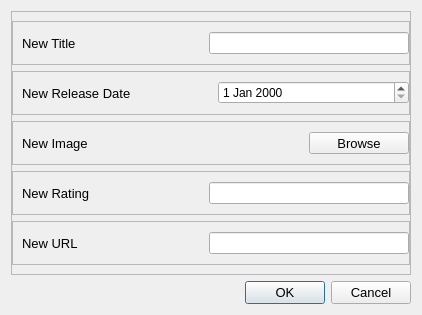
<?xml version="1.0" encoding="UTF-8"?>
<ui version="4.0">
 <class>AddDialog</class>
 <widget class="QDialog" name="AddDialog">
  <property name="geometry">
   <rect>
    <x>0</x>
    <y>0</y>
    <width>422</width>
    <height>315</height>
   </rect>
  </property>
  <property name="windowTitle">
   <string>Add New Appointment</string>
  </property>
  <property name="windowIcon">
   <iconset>
    <normaloff>sidebar/Crunchyroll_Logo.png</normaloff>sidebar/Crunchyroll_Logo.png</iconset>
  </property>
  <layout class="QVBoxLayout" name="verticalLayout">
   <item>
    <widget class="QFrame" name="frame">
     <property name="frameShape">
      <enum>QFrame::StyledPanel</enum>
     </property>
     <property name="frameShadow">
      <enum>QFrame::Raised</enum>
     </property>
     <layout class="QVBoxLayout" name="verticalLayout_2">
      <property name="leftMargin">
       <number>0</number>
      </property>
      <property name="rightMargin">
       <number>0</number>
      </property>
      <item>
       <widget class="QFrame" name="titleFrame">
        <property name="frameShape">
         <enum>QFrame::StyledPanel</enum>
        </property>
        <property name="frameShadow">
         <enum>QFrame::Raised</enum>
        </property>
        <layout class="QHBoxLayout" name="horizontalLayout">
         <property name="spacing">
          <number>20</number>
         </property>
         <property name="rightMargin">
          <number>0</number>
         </property>
         <item>
          <widget class="QLabel" name="titleLabel">
           <property name="minimumSize">
            <size>
             <width>100</width>
             <height>0</height>
            </size>
           </property>
           <property name="font">
            <font>
             <pointsize>10</pointsize>
            </font>
           </property>
           <property name="text">
            <string>New Title</string>
           </property>
          </widget>
         </item>
         <item>
          <widget class="QLineEdit" name="titleInput">
           <property name="maximumSize">
            <size>
             <width>200</width>
             <height>16777215</height>
            </size>
           </property>
          </widget>
         </item>
        </layout>
       </widget>
      </item>
      <item>
       <widget class="QFrame" name="appointment">
        <property name="frameShape">
         <enum>QFrame::StyledPanel</enum>
        </property>
        <property name="frameShadow">
         <enum>QFrame::Raised</enum>
        </property>
        <layout class="QHBoxLayout" name="horizontalLayout_2">
         <property name="spacing">
          <number>5</number>
         </property>
         <property name="rightMargin">
          <number>0</number>
         </property>
         <item>
          <widget class="QLabel" name="releasedateLabel">
           <property name="minimumSize">
            <size>
             <width>100</width>
             <height>0</height>
            </size>
           </property>
           <property name="font">
            <font>
             <pointsize>10</pointsize>
            </font>
           </property>
           <property name="text">
            <string>New Release Date</string>
           </property>
          </widget>
         </item>
         <item>
          <widget class="QDateEdit" name="releasedateInput">
           <property name="maximumSize">
            <size>
             <width>200</width>
             <height>16777215</height>
            </size>
           </property>
          </widget>
         </item>
        </layout>
       </widget>
      </item>
      <item>
       <widget class="QFrame" name="imageFrame">
        <property name="frameShape">
         <enum>QFrame::StyledPanel</enum>
        </property>
        <property name="frameShadow">
         <enum>QFrame::Raised</enum>
        </property>
        <layout class="QHBoxLayout" name="horizontalLayout_3">
         <property name="spacing">
          <number>20</number>
         </property>
         <property name="rightMargin">
          <number>0</number>
         </property>
         <item>
          <widget class="QLabel" name="imageLabel">
           <property name="minimumSize">
            <size>
             <width>100</width>
             <height>0</height>
            </size>
           </property>
           <property name="font">
            <font>
             <pointsize>10</pointsize>
            </font>
           </property>
           <property name="text">
            <string>New Image</string>
           </property>
          </widget>
         </item>
         <item>
          <widget class="QToolButton" name="uploadImgButton">
           <property name="minimumSize">
            <size>
             <width>100</width>
             <height>0</height>
            </size>
           </property>
           <property name="maximumSize">
            <size>
             <width>100</width>
             <height>16777215</height>
            </size>
           </property>
           <property name="font">
            <font>
             <pointsize>10</pointsize>
            </font>
           </property>
           <property name="text">
            <string>Browse</string>
           </property>
           <property name="checkable">
            <bool>true</bool>
           </property>
           <property name="autoExclusive">
            <bool>true</bool>
           </property>
          </widget>
         </item>
        </layout>
       </widget>
      </item>
      <item>
       <widget class="QFrame" name="ratingFrame">
        <property name="frameShape">
         <enum>QFrame::StyledPanel</enum>
        </property>
        <property name="frameShadow">
         <enum>QFrame::Raised</enum>
        </property>
        <layout class="QHBoxLayout" name="horizontalLayout_4">
         <property name="spacing">
          <number>20</number>
         </property>
         <property name="rightMargin">
          <number>0</number>
         </property>
         <item>
          <widget class="QLabel" name="ratingLabel">
           <property name="minimumSize">
            <size>
             <width>100</width>
             <height>0</height>
            </size>
           </property>
           <property name="font">
            <font>
             <pointsize>10</pointsize>
            </font>
           </property>
           <property name="text">
            <string>New Rating</string>
           </property>
          </widget>
         </item>
         <item>
          <widget class="QLineEdit" name="ratingInput">
           <property name="maximumSize">
            <size>
             <width>200</width>
             <height>16777215</height>
            </size>
           </property>
          </widget>
         </item>
        </layout>
       </widget>
      </item>
      <item>
       <widget class="QFrame" name="urlFrame">
        <property name="frameShape">
         <enum>QFrame::StyledPanel</enum>
        </property>
        <property name="frameShadow">
         <enum>QFrame::Raised</enum>
        </property>
        <layout class="QHBoxLayout" name="horizontalLayout_5">
         <property name="spacing">
          <number>20</number>
         </property>
         <property name="rightMargin">
          <number>0</number>
         </property>
         <item>
          <widget class="QLabel" name="urlLabel">
           <property name="minimumSize">
            <size>
             <width>100</width>
             <height>0</height>
            </size>
           </property>
           <property name="font">
            <font>
             <pointsize>10</pointsize>
            </font>
           </property>
           <property name="text">
            <string>New URL</string>
           </property>
          </widget>
         </item>
         <item>
          <widget class="QLineEdit" name="urlInput">
           <property name="maximumSize">
            <size>
             <width>200</width>
             <height>16777215</height>
            </size>
           </property>
          </widget>
         </item>
        </layout>
       </widget>
      </item>
     </layout>
    </widget>
   </item>
   <item>
    <widget class="QDialogButtonBox" name="buttonBox">
     <property name="font">
      <font>
       <pointsize>10</pointsize>
      </font>
     </property>
     <property name="orientation">
      <enum>Qt::Horizontal</enum>
     </property>
     <property name="standardButtons">
      <set>QDialogButtonBox::Cancel|QDialogButtonBox::Ok</set>
     </property>
    </widget>
   </item>
  </layout>
 </widget>
 <resources/>
 <connections>
  <connection>
   <sender>buttonBox</sender>
   <signal>accepted()</signal>
   <receiver>AddDialog</receiver>
   <slot>accept()</slot>
   <hints>
    <hint type="sourcelabel">
     <x>248</x>
     <y>254</y>
    </hint>
    <hint type="destinationlabel">
     <x>157</x>
     <y>274</y>
    </hint>
   </hints>
  </connection>
  <connection>
   <sender>buttonBox</sender>
   <signal>rejected()</signal>
   <receiver>AddDialog</receiver>
   <slot>reject()</slot>
   <hints>
    <hint type="sourcelabel">
     <x>316</x>
     <y>260</y>
    </hint>
    <hint type="destinationlabel">
     <x>286</x>
     <y>274</y>
    </hint>
   </hints>
  </connection>
 </connections>
</ui>
